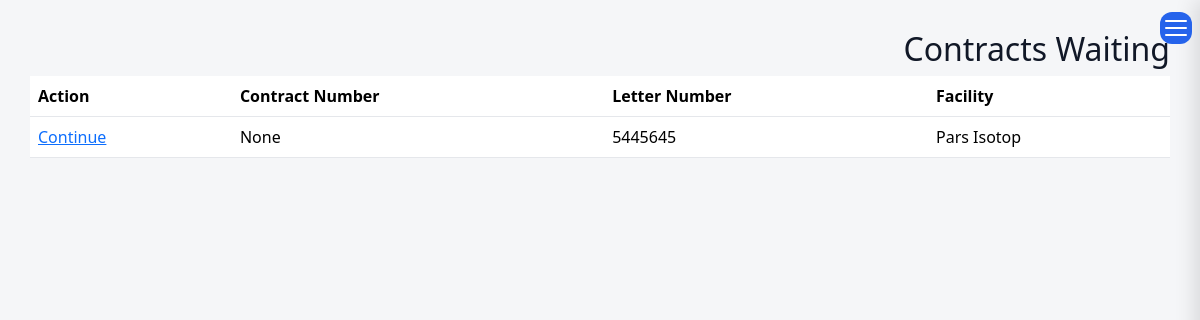
Page /contract/license (signed in) on the earlier database version.
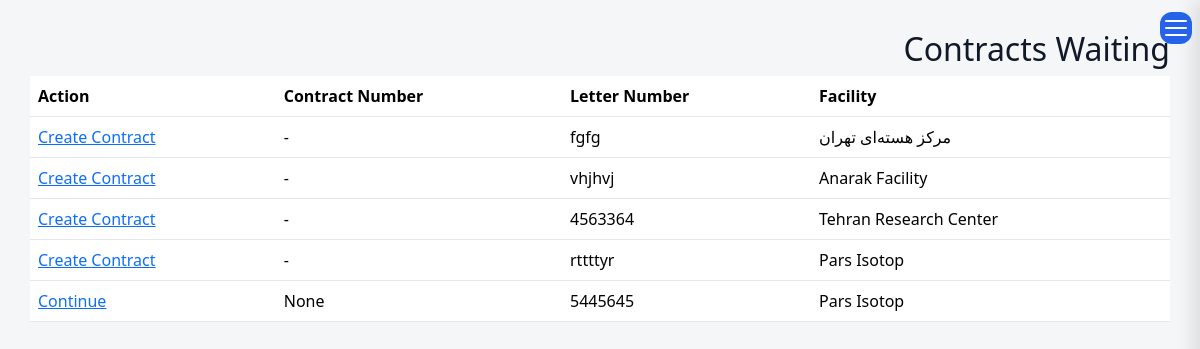
Same page on the later database version.
### operations/models.py (models this page shows, shortened)
class LicenseRequest(models.Model):
    facility = models.ForeignKey(
        FacilityModel,
        on_delete=models.PROTECT,
        related_name="license_requests",
    )
    letter_number = models.CharField(_("Letter Number"),
        max_length=100,
        blank=True,
        null=True,
    )
    letter_date = models.DateField(_("Letter Date"),
        blank=True,
        null=True,
    )
    discount_requested = models.BooleanField(
        _("Discount Requested"),
        default=False,
        help_text=_("If checked, the request routes to the CEO for signature after the Deputy, before Contracts."),
    )
    discount_notes = models.TextField(
        _("Discount Notes"),
        blank=True,
        null=True,
        help_text=_("Written by the creator when requesting; the CEO can edit/add to it at sign time."),
    )
    status = models.CharField( _("Status"),
        max_length=20,
        choices=LicenseStatus.choices,
        default=LicenseStatus.DRAFT,
    )
    status_date = models.DateTimeField( _("Status Date"),
        null=True,
        blank=True,
    )
    specification_completed = models.BooleanField(_("Specification Completed"),default=False,)
    description = models.TextField(
        _("Description"),
        blank=True,)
    created_by = models.ForeignKey(
        settings.AUTH_USER_MODEL,
        verbose_name=_("Created By"),
        on_delete=models.PROTECT,
    )
    created_at = models.DateTimeField( _("Created At"),
        auto_now_add=True,
    )
    updated_at = models.DateTimeField( _("Updated At"),
        auto_now=True,
    )
    history = HistoricalRecords()
    class Meta:
        ordering = ["-created_at"]
        verbose_name = _("License Request")
        verbose_name_plural = _("License Requests")

### facilities/models.py (models this page shows, shortened)
class FacilityModel(models.Model):
    name = models.CharField(
        _("Facility Name"),
        max_length=255, blank=True,null=True
    )
    responsible_person = models.CharField(
        _("Responsible Person"),
        max_length=150, blank=True,null=True
    )
    telephone = models.CharField(
        _("Telephone"),
        max_length=50, blank=True,null=True
    )
    email = models.EmailField(
        _("Email"),
        blank=True,null=True
    )
    address1 = models.CharField(
        _("Address Line 1"),
        max_length=255, blank=True,null=True
    )
    address2 = models.CharField(
        _("Address Line 2"),
        max_length=255,
         blank=True,null=True
    )
    postal_code = models.CharField(
        _("Postal Code"),
        max_length=20,
         blank=True,null=True
    )
    national_id = models.CharField(
        _("National ID"),
        max_length=50,
         blank=True,null=True
    )
    economic_code = models.CharField(
        _("Economic Code"),
        max_length=50,
         blank=True,null=True
    )
    created_at = models.DateTimeField(
        _("Created At"),
        auto_now_add=True
    )
    updated_at = models.DateTimeField(
        _("Updated At"),
        auto_now=True
    )
    class Meta:
        ordering = ["name"]
        verbose_name = _("Facility")
        verbose_name_plural = _("Facilities")
        constraints = [
            models.UniqueConstraint(
                fields=["national_id"],
                name="unique_facility_national_id",
                condition=models.Q(national_id__isnull=False),
            ),
            models.UniqueConstraint(
                fields=["postal_code"],
                name="unique_facility_postal_code",
                condition=models.Q(postal_code__isnull=False),
            ),
            models.UniqueConstraint(
                fields=["economic_code"],
                name="unique_facility_economic_code",
                condition=models.Q(economic_code__isnull=False),
            ),
        ]

### contract/models.py (models this page shows, shortened)
class LicenseContract(models.Model):
    license = models.OneToOneField(
        LicenseRequest,
        on_delete=models.PROTECT,
        related_name="contract"
    )
    contract_number = models.CharField(
            _("Contract Number"),
            max_length=100,
            blank=True,
            null=True,
        )
    contract_date = models.DateField(
        _("Contract Date"),
        blank=True,
        null=True,
    )
    contract_cost = models.DecimalField(
        _("Contract Cost"),
        max_digits=14,
        decimal_places=2,
        blank=True,
        null=True,
    )
    send_to_financial = models.BooleanField(
        _("Send to Financial"),
        default=False,
    )
    draft_sent_to_customer = models.BooleanField(
        _("Draft Sent to Customer"),
        default=False,
    )
    draft_sent_date = models.DateField(
        _("Draft Sent Date"),
        blank=True,
        null=True,
    )
    draft_letter_number = models.CharField(
        max_length=100,
        blank=True,
        verbose_name=_("Draft Letter Number"),
    )
    draft_letter_date = models.DateField(
        blank=True,
        null=True,
        verbose_name=_("Draft Letter Date"),
    )
    notification_letter_number = models.CharField(
        _("Notification Letter Number"),
        max_length=30,
        blank=True,
        null=True,
    )
    notification_letter_date = models.DateField(
        _("Notification Letter Date"),
        blank=True,
        null=True,
    )
    License_letter_number = models.CharField(
        _("License Letter Number"),
        max_length=30,
        blank=True,
        null=True,
    )
    License_letter_date = models.DateField(
        _("License Letter Date"),
        blank=True,
        null=True,
    )
    amendment_notes = models.TextField(
        _("Amendment Notes"),
        blank=True,
        null=True,
    )
    source_owner = models.CharField(
        _("Source Owner"),
        max_length=100,
        blank=True,
        null=True,
    )
    contract_accountable = models.CharField(
        _("Contract Accountable"),
        max_length=100,
        blank=True,
        null=True,
    )
    created_at = models.DateTimeField(
        _("Created At"),
        auto_now_add=True,
    )
    updated_at = models.DateTimeField(
        _("Updated At"),
        auto_now=True,
    )

### contract/views.py (the view)
def license_contract_home(request):
    licenses = LicenseRequest.objects.filter(
        status=LicenseStatus.CONTRACTS
    ).select_related(
        "facility",
        "contract",
    )
    return render(
        request,
        "contract/license_contract_home.html",
        {
            "licenses": licenses
        }
    )

### templates/contract/license_contract_home.html
{% extends "base.html" %}
{% load i18n %}
{% block content %}
<h2>
{% trans "Contracts Waiting" %}
</h2>
<table class="table">
<tr>
<th>
{% trans "Facility" %}
</th>
<th>
{% trans "Letter Number" %}
</th>
<th>
{% trans "Contract Number" %}
</th>
<th>
{% trans "Action" %}
</th>
</tr>
{% for license in licenses %}
<tr>
<td>
{{ license.facility.name }}
</td>
<td>
{{ license.letter_number }}
</td>
<td>
{% if license.contract %}
{{ license.contract.contract_number }}
{% else %}
-
{% endif %}
</td>
<td>
{% if license.contract %}
<a href="{% url 'license_contract_update' license.contract.pk %}">
{% trans "Continue" %}
</a>
{% else %}
<a href="{% url 'license_contract_create' license.pk %}">
{% trans "Create Contract" %}
</a>
{% endif %}
</td>
</tr>
{% empty %}
<tr>
<td colspan="4">
{% trans "No contracts waiting." %}
</td>
</tr>
{% endfor %}
</table>
{% endblock %}

Differences in the rows shown:
added LicenseRequest: facility.name "مرکز هسته‌ای تهران", letter_number "fgfg"
added LicenseRequest: facility.name "Anarak Facility", letter_number "vhjhvj"
added LicenseRequest: facility.name "Tehran Research Center", letter_number "4563364"
added LicenseRequest: facility.name "Pars Isotop", letter_number "rttttyr"
